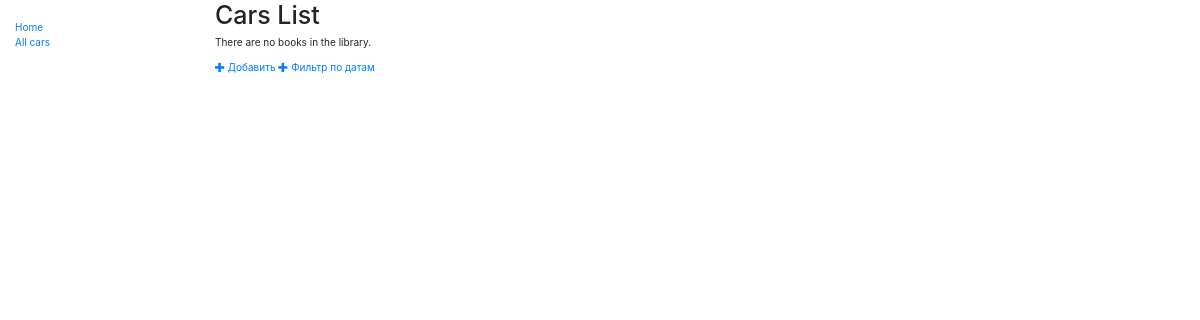
The page /catalog/cars/ on the database as committed earlier.
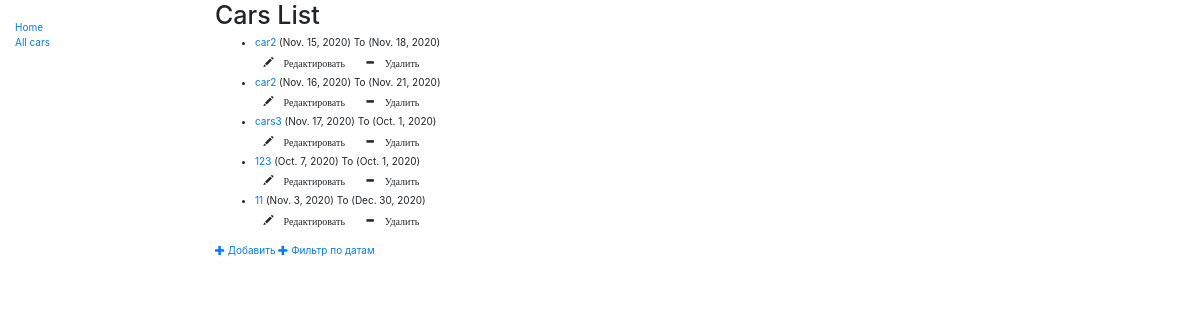
The same page on the database as committed later.
### catalog/models.py (models this page shows, shortened)
class Cars(models.Model):
    name = models.CharField(max_length=200, help_text="car name")
    image = models.ImageField(upload_to='images/')
    date_on = models.DateField()
    date_off = models.DateField(("Date"), default="2020-10-01")
    def get_absolute_url(self):
         return reverse('cars-detail', args=[str(self.id)])

### catalog/views.py (the view)
class CarsListView(generic.ListView):
    model = Cars

### catalog/templates/catalog/cars_list.html
{% extends "base_generic.html" %}
{% block content %}
    <h1>Cars List</h1>
    {% if cars_list %}
    <ul>
      {% for cars in cars_list %}
      <li>
        <a href="{{ cars.get_absolute_url }}">{{ cars.name }}</a> ({{cars.date_on}}) To ({{cars.date_off}})
      </li>
      <a class="btn btn-default" href="{% url 'cars_edit' pk=cars.pk %}"><span class="glyphicon glyphicon-pencil"> Редактировать</span></a>
      <a class="btn btn-default" href="{% url 'cars_delete' pk=cars.pk %}"><span class="glyphicon glyphicon-minus"> Удалить</span></a>
      {% endfor %}
    </ul>
    {% else %}
      <p>There are no books in the library.</p>
    {% endif %}
     <a href="{% url 'cars_new' %}" class="top-menu"><span class="glyphicon glyphicon-plus"></span> Добавить</a>
     <a href="{% url 'cars_filter' %}" class="top-menu"><span class="glyphicon glyphicon-plus"></span> Фильтр по датам</a>
{% endblock %}

### catalog/templates/base_generic.html (shortened to what this page needs)
<!DOCTYPE html>
<html lang="en">
<head>
  <link rel="stylesheet" href="https://maxcdn.bootstrapcdn.com/bootstrap/3.3.7/css/bootstrap.min.css">
  <link rel="stylesheet" href="http://code.jquery.com/ui/1.11.0/themes/smoothness/jquery-ui.css">
    <link rel="stylesheet" href="https://stackpath.bootstrapcdn.com/bootstrap/4.2.1/css/bootstrap.min.css">
    <link href="https://stackpath.bootstrapcdn.com/font-awesome/4.7.0/css/font-awesome.min.css" rel="stylesheet">
    <link rel="stylesheet" href="https://cdnjs.cloudflare.com/ajax/libs/tempusdominus-bootstrap-4/5.1.2/css/tempusdominus-bootstrap-4.min.css" />
  {% load static %}
  <link rel="stylesheet" href="{% static 'css/styles.css' %}">
</head>
<body>
  <div class="container-fluid">
    <div class="row">
      <div class="col-sm-2">
      {% block sidebar %}
      <ul class="sidebar-nav">
          <li><a href="{% url 'index' %}">Home</a></li>
          <li><a href="{% url 'cars' %}">All cars</a></li>
      </ul>
     {% endblock %}
      </div>
      <div class="col-sm-10 ">
      {% block content %}{% endblock %}
      </div>
    </div>
  </div>
</body>
</html>

### catalog/static/css/styles.css (style rules this page uses)
.sidebar-nav { margin-top: 20px; padding: 0; list-style: none; }

Rows that differ between the two databases and show on the page:
added Cars: name "car2", date_on "Nov. 15, 2020", date_off "Nov. 18, 2020"
added Cars: name "car2", date_on "Nov. 16, 2020", date_off "Nov. 21, 2020"
added Cars: name "cars3", date_on "Nov. 17, 2020", date_off "Oct. 1, 2020"
added Cars: name "123", date_on "Oct. 7, 2020", date_off "Oct. 1, 2020"
added Cars: name "11", date_on "Nov. 3, 2020", date_off "Dec. 30, 2020"
Other text that changed with them:
text no longer shown: "There are no books in the library."
